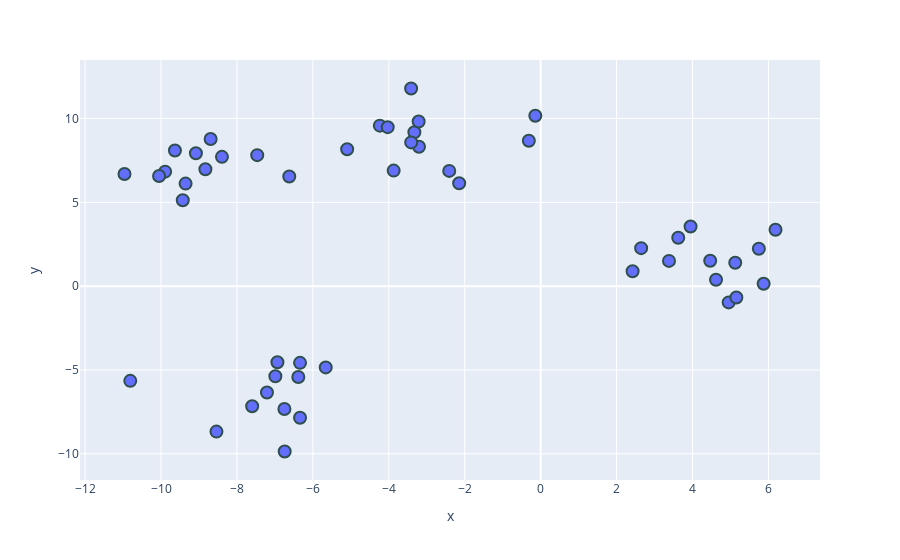

Here is the notebook cell this chart was saved with:
### Markdown cell above
Can you spot the clusters?

### Code cell
fig = px.scatter(blobs_df, x='x', y='y', height=600)
fig.update_traces(marker=dict(size=12, line=dict(width=2, color='DarkSlateGrey')), selector=dict(mode='markers'))

### Figure 1 — Plotly figure (JSON) as saved in the notebook; plotly's stock layout.template omitted (floating-point values rounded to 4 significant figures)
{"data": [{"hovertemplate": "x=%{x}<br>y=%{y}<extra></extra>", "legendgroup": "", "marker": {"color": "#636efa", "line": {"color": "DarkSlateGrey", "width": 2}, "size": 12, "symbol": "circle"}, "mode": "markers", "name": "", "orientation": "v", "showlegend": false, "type": "scatter", "x": [-3.412, 4.953, 2.422, -10.81, -3.871, -0.3107, -3.326, 4.62, 6.186, -9.891, 5.748, 5.155, -8.539, -2.408, -6.933, 5.874, -9.352, -6.749, -6.988, -5.097, -6.383, -9.633, -4.236, -8.394, -2.146, -7.209, -4.028, 3.381, -8.831, 3.949, -10.05, -5.661, 4.466, -0.1404, -6.338, -9.08, -8.693, 5.126, -7.598, -10.96, -9.426, 2.648, -6.742, -3.204, -3.213, -6.621, -3.41, -7.465, 3.624, -6.337], "xaxis": "x", "y": [11.79, -0.9663, 0.8934, -5.647, 6.896, 8.676, 9.181, 0.3866, 3.37, 6.832, 2.23, -0.6714, -8.674, 6.877, -4.533, 0.1419, 6.12, -7.329, -5.375, 8.171, -5.417, 8.093, 9.578, 7.715, 6.144, -6.344, 9.486, 1.509, 6.972, 3.559, 6.571, -4.846, 1.522, 10.17, -4.573, 7.93, 8.776, 1.396, -7.159, 6.693, 5.128, 2.268, -9.861, 8.316, 9.828, 6.546, 8.577, 7.817, 2.891, -7.848], "yaxis": "y"}], "layout": {"autosize": true, "legend": {"tracegroupgap": 0}, "margin": {"t": 60}, "xaxis": {"anchor": "y", "autorange": true, "domain": [0, 1], "range": [-12.08, 7.308], "title": {"text": "x"}, "type": "linear"}, "yaxis": {"anchor": "x", "autorange": true, "domain": [0, 1], "range": [-11.52, 13.45], "title": {"text": "y"}, "type": "linear"}}}
